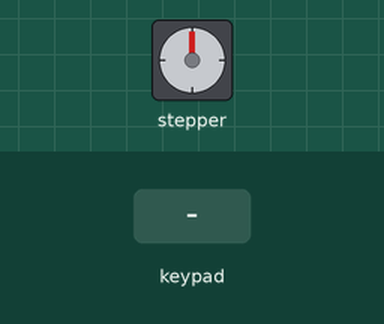
Recording of a sketch running on a simulated ESP32. Shown: stepper motor. The inputs (shaded band) are chosen by the test bench. Stepper angles assume 1300 steps per turn; what the sketch prints to the serial monitor is not drawn.

Above: at 0.8 s.
0.9 s: key '*' pressed
3.0 s: key '*' pressed
At 6.07 s:
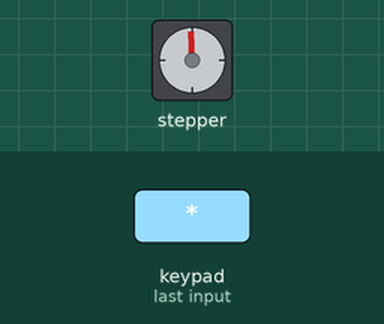
At 6.7 s:
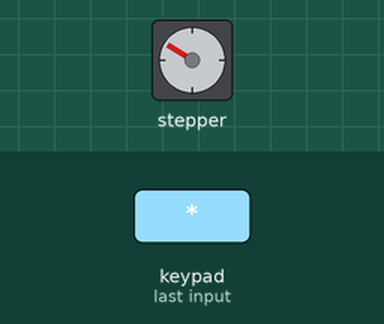
Timing chart, 0 to 15.4 s (numbered marks = the images above; inputs shaded):
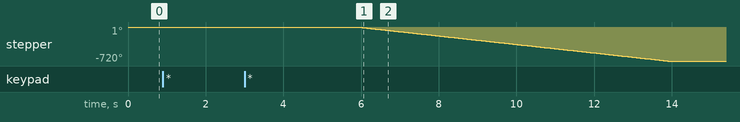

Measured:
- after the input at 0.9 s, every drawn part: stays the same
- after the input at 3.0 s, stepper: turns 720° counter-clockwise in 8.0 s, starting after 2.9 s

The sketch:

FinalProj.ino
```cpp
#include <Keypad.h>
#include <Stepper.h>

// define the symbols on the buttons of the keypad
char keys[4][4] = {
  {'1', '2', '3', 'A'},
  {'4', '5', '6', 'B'},
  {'7', '8', '9', 'C'},
  {'*', '0', '#', 'D'}
};
String filmLen = "";
String newNum = "";
int currFrame = 1;

byte rowPins[4] = {14, 27, 26, 25}; // connect to the row pinouts of the keypad
byte colPins[4] = {13, 21, 22, 23};   // connect to the column pinouts of the keypad

// initialize an instance of class NewKeypad
Keypad myKeypad = Keypad(makeKeymap(keys), rowPins, colPins, 4, 4);

//Motor
const int stepsPerRevolution = 1300;
int in1 = 4;
int in2 = 0;
int in3 = 2;
int in4 = 15;
// initialize the stepper library on pins 8 through 11:
Stepper myStepper(stepsPerRevolution, in1, in3, in2, in4);

void moveOneFrame(){

}

void setup() {
  Serial.begin(115200); // Initialize the serial port and set the baud rate to 115200
  Serial.println("ESP32 is ready!");  // Print the string "UNO is ready!"
  while (true){
    newNum = myKeypad.getKey();
    if (newNum == "*"){
      break;
    }else{
      filmLen += newNum;
    }
  }
  Serial.println(filmLen);
}

void loop() {
  String goToFrame = "";
  int framesToMove = 0;


  // Get the character input
  while (true){
    newNum = myKeypad.getKey();
    if (newNum == "*"){
      break;
    }else{
      goToFrame += newNum;
    }
  }
  Serial.println(filmLen);
  Serial.println(goToFrame);

  myStepper.setSpeed(15);
  if (goToFrame.toInt() <= filmLen.toInt()){
    Serial.println("move");

    framesToMove = goToFrame.toInt()-currFrame;

    myStepper.step(2*stepsPerRevolution*framesToMove);
    currFrame = goToFrame.toInt();

  }
}
```
